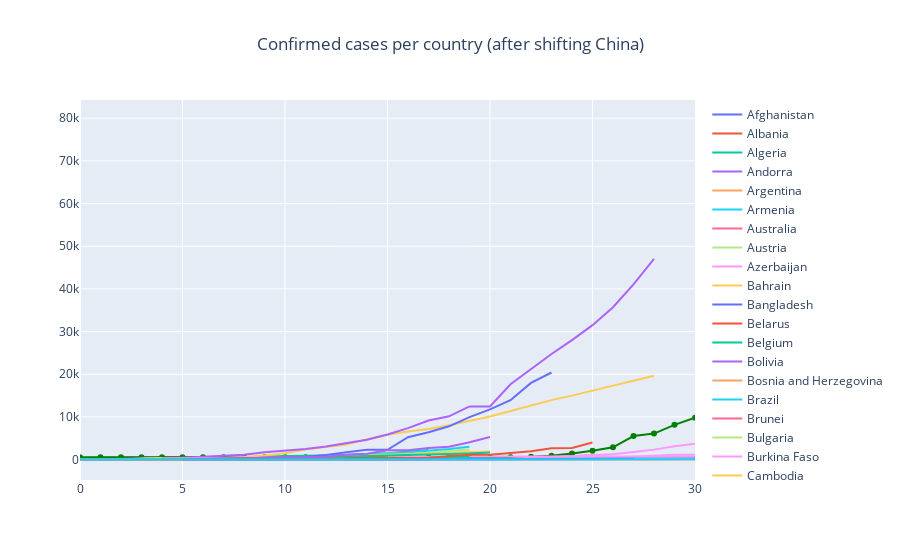

This figure's notebook cell:
### Code cell
countries = normalized.index
plot_ts_plotly(normalized, countries,'Confirmed cases per country (after shifting China)')
